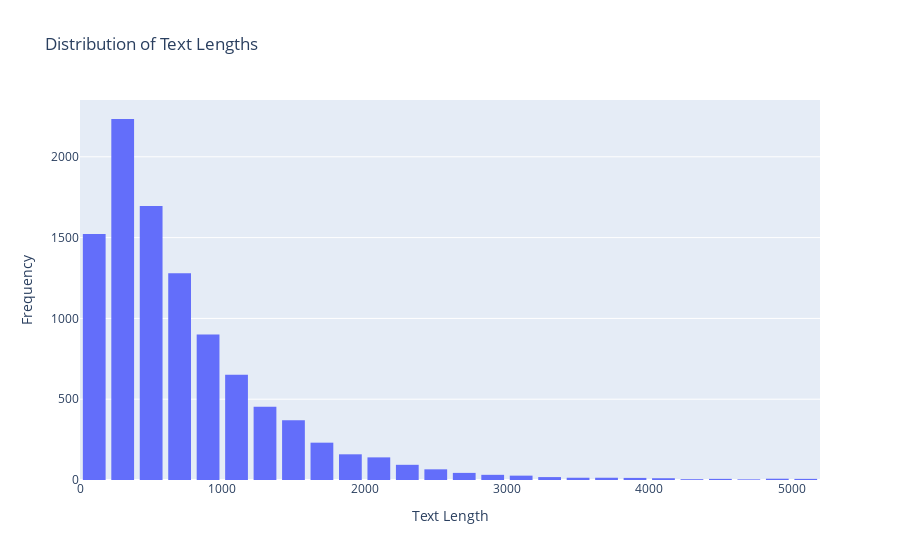

The code cell stored with this chart in its notebook:
### Code cell
# Histogram of text lengths using Plotly
fig = px.histogram(train_df, x='text_length', nbins=50, title='Distribution of Text Lengths')
fig.update_layout(
    xaxis_title='Text Length',
    yaxis_title='Frequency',
    bargap=0.2
)
fig.show()

### Figure 1 — Plotly figure (JSON) as saved in the notebook; plotly's stock layout.template omitted (floating-point values rounded to 4 significant figures; data arrays with more than 128 entries replaced by an {"elided": "..."} marker saying what was removed)
{"data": [{"alignmentgroup": "True", "bingroup": "x", "hovertemplate": "text_length=%{x}<br>count=%{y}<extra></extra>", "legendgroup": "", "marker": {"color": "#636efa", "pattern": {"shape": ""}}, "name": "", "nbinsx": 50, "offsetgroup": "", "orientation": "v", "showlegend": false, "type": "histogram", "x": {"elided": "10000 int values"}, "xaxis": "x", "yaxis": "y"}], "layout": {"bargap": 0.2, "barmode": "relative", "legend": {"tracegroupgap": 0}, "title": {"text": "Distribution of Text Lengths"}, "xaxis": {"anchor": "y", "domain": [0, 1], "title": {"text": "Text Length"}}, "yaxis": {"anchor": "x", "domain": [0, 1], "title": {"text": "Frequency"}}}}
